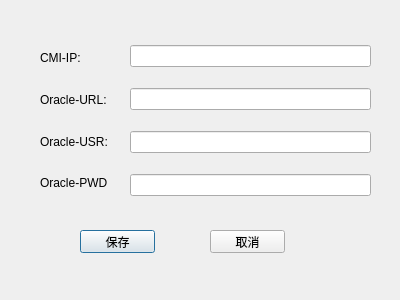
<?xml version="1.0" encoding="UTF-8"?>
<ui version="4.0">
 <class>Dialog</class>
 <widget class="QDialog" name="Dialog">
  <property name="geometry">
   <rect>
    <x>0</x>
    <y>0</y>
    <width>400</width>
    <height>300</height>
   </rect>
  </property>
  <property name="windowTitle">
   <string>Dialog</string>
  </property>
  <widget class="QWidget" name="layoutWidget">
   <property name="geometry">
    <rect>
     <x>40</x>
     <y>40</y>
     <width>68</width>
     <height>161</height>
    </rect>
   </property>
   <layout class="QVBoxLayout" name="verticalLayout">
    <item>
     <widget class="QLabel" name="label">
      <property name="text">
       <string>CMI-IP:</string>
      </property>
     </widget>
    </item>
    <item>
     <widget class="QLabel" name="label_2">
      <property name="text">
       <string>Oracle-URL:</string>
      </property>
     </widget>
    </item>
    <item>
     <widget class="QLabel" name="label_3">
      <property name="text">
       <string>Oracle-USR:</string>
      </property>
     </widget>
    </item>
    <item>
     <widget class="QLabel" name="label_4">
      <property name="text">
       <string>Oracle-PWD:</string>
      </property>
     </widget>
    </item>
   </layout>
  </widget>
  <widget class="QPushButton" name="pushButton">
   <property name="geometry">
    <rect>
     <x>80</x>
     <y>230</y>
     <width>75</width>
     <height>23</height>
    </rect>
   </property>
   <property name="text">
    <string>保存</string>
   </property>
  </widget>
  <widget class="QPushButton" name="pushButton_2">
   <property name="geometry">
    <rect>
     <x>210</x>
     <y>230</y>
     <width>75</width>
     <height>23</height>
    </rect>
   </property>
   <property name="text">
    <string>取消</string>
   </property>
  </widget>
  <widget class="QWidget" name="">
   <property name="geometry">
    <rect>
     <x>130</x>
     <y>30</y>
     <width>241</width>
     <height>181</height>
    </rect>
   </property>
   <layout class="QVBoxLayout" name="verticalLayout_2">
    <item>
     <widget class="QLineEdit" name="lineEdit"/>
    </item>
    <item>
     <widget class="QLineEdit" name="lineEdit_2"/>
    </item>
    <item>
     <widget class="QLineEdit" name="lineEdit_3"/>
    </item>
    <item>
     <widget class="QLineEdit" name="lineEdit_4"/>
    </item>
   </layout>
  </widget>
 </widget>
 <resources/>
 <connections/>
</ui>
